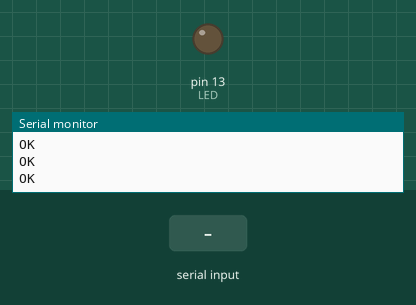
This sketch was run on a simulated Arduino Uno, built with avr-gcc and run on an emulated ATmega328P. On the bench: output pins drawn as LEDs (lit = HIGH), the last lines printed to the serial monitor. Inputs (shaded band) come from the test bench. The modem accepts every AT command (registered, SIM ready, sends succeed) and sends nothing else.

Above: at 5.2 s.
5.3 s: "ON\n" received over the second serial link
At 6.0 s:
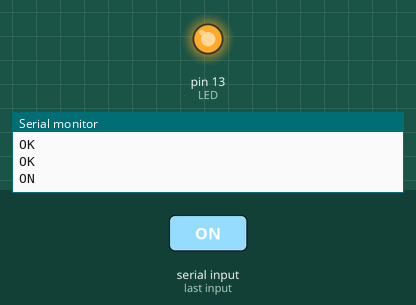
6.8 s: "OFF\n" received over the second serial link
9.8 s: "1\n" received over the second serial link
Timing chart, 0 to 12.8 s (numbered marks = the images above; inputs shaded):
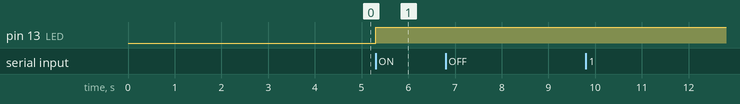

The sketch:

GSM_SMS_Control.ino
```cpp
#include <SoftwareSerial.h> //Library for replicating Rx, Tx

SoftwareSerial GSM_Serial(7, 8); //Rx Pin, Tx Pin

int LED = 13; //Pin to which LED is connected
String GSM_data = ""; //Stores the data read from GSM module

void setup() {
  Serial.begin(9600); //Initialization of Arduino's serial
  GSM_Serial.begin(9600); //Initialization of GSM's serial
  pinMode(LED,OUTPUT); //Define the direction of LED pin
  digitalWrite(LED,LOW); //Initially LED is set to OFF state

  GSM_Serial.println("AT+CPIN?"); //Checks the SIM card presence
  delay(1000);
  GSM_Serial.println("AT+COPS?"); //To know the network operator
  delay(1000);
  GSM_Serial.println("AT+CMGF=1"); //Sets the message format to text mode
  delay(1000);
  GSM_Serial.println("AT+CNMI=2,2,0,0,0"); //Indicates new SMS
  delay(1000);
}

void loop() {
  if (GSM_Serial.available()>0) { //Checks for any incoming data over GSM serial
    GSM_data = GSM_Serial.readStringUntil('\n'); //Reads the data from GSM Serial line by line
    GSM_data.trim(); //Removes any trailing or leading white space
    Serial.println(GSM_data); //Print the data read from GSM's serial on the Arduino's serial

    //Depending on the message, toggle the state of LED
    if(GSM_data == "ON") {
      digitalWrite(LED,HIGH);
      sendSMS("LED is switched ON");
      Serial.println("LED is switched ON");
    } else if(GSM_data == "OFF") {
      digitalWrite(LED,LOW);
      sendSMS("LED is switched OFF");
      Serial.println("LED is swicthed OFF");
    }
  }
}

//Custom function for sending SMS
void sendSMS(String SMS_data){
  GSM_Serial.println("AT+CMGS=\"xxyyyyyyyyyy\""); //Replace x with country code and y with mobile number
  delay(1000);
  GSM_Serial.print(SMS_data); //SMS text to be sent
  delay(1000);
  GSM_Serial.println((char)26); //ASCII code of CTRL+Z. Acts as a Send key.
  delay(1000);
}
```

Measured:
- after the input at 5.3 s, pin 13 (LED): LOW → HIGH at once
